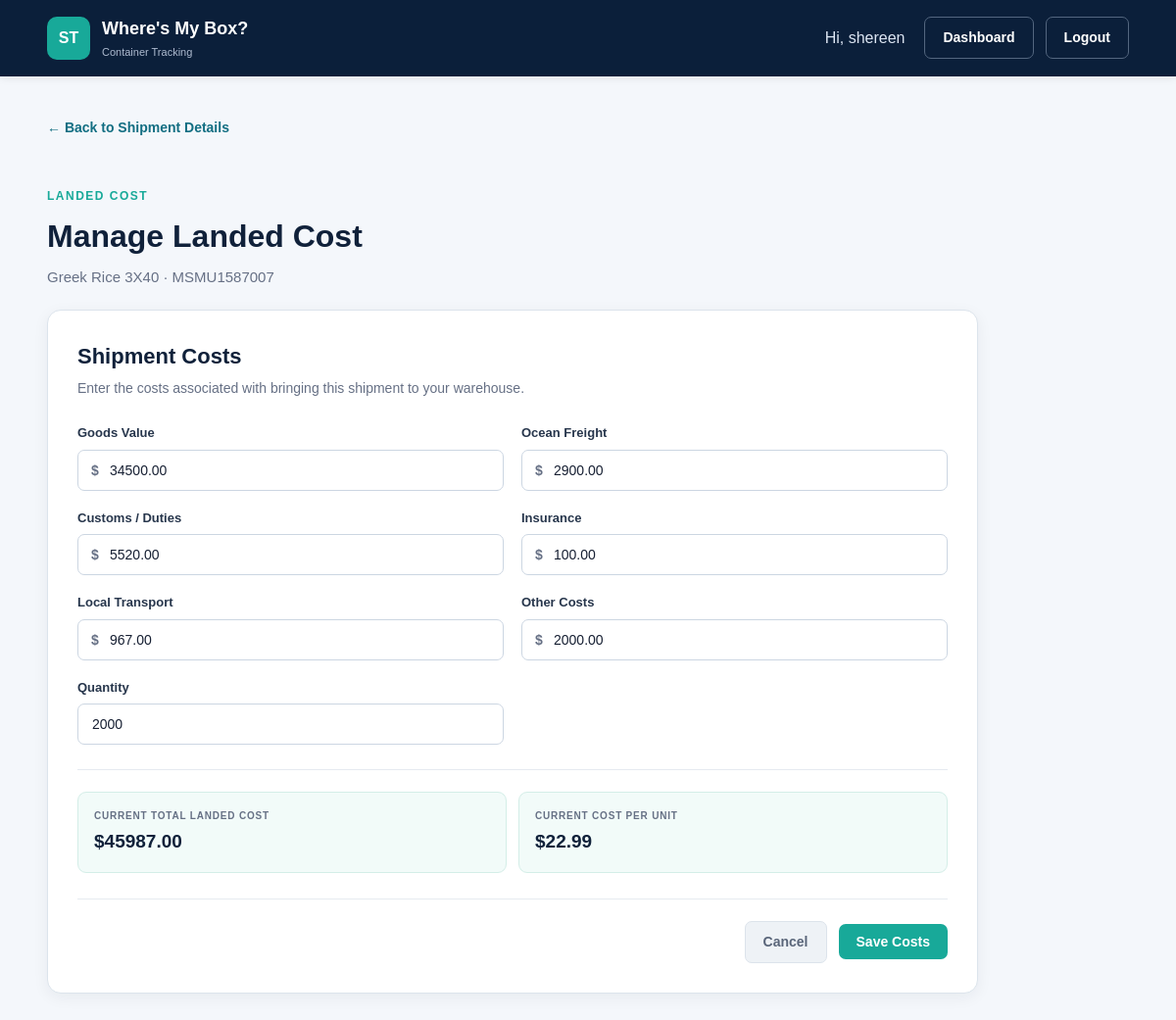
/shipments/1/landed-cost (signed in), run on the app's committed database.
### container_tracker_app/models.py (models this page shows, shortened)
class User(models.Model):
    firstname = models.CharField(
        max_length=255
    )
    lastname = models.CharField(
        max_length=255
    )
    email = models.CharField(
        max_length=255,
        unique=True
    )
    password = models.CharField(
        max_length=255
    )
    created_at = models.DateField(
        auto_now_add=True
    )
    updated_at = models.DateField(
        auto_now=True
    )
    objects = UserManager()

class Shipment(models.Model):
    name = models.CharField(
        max_length=100
    )
    number = models.CharField(
        max_length=20
    )
    status = models.CharField(
        max_length=100,
        default="Unknown"
    )
    eta = models.DateTimeField(
        null=True,
        blank=True
    )
    ata = models.DateTimeField(
        null=True,
        blank=True
    )
    vessel = models.CharField(
        max_length=150,
        blank=True
    )
    origin = models.CharField(
        max_length=150,
        blank=True
    )
    destination = models.CharField(
        max_length=150,
        blank=True
    )
    lastchecked = models.DateTimeField(
        null=True,
        blank=True
    )
    user = models.ForeignKey(
        User,
        related_name="shipments",
        on_delete=models.DO_NOTHING
    )
    created_at = models.DateField(
        auto_now_add=True
    )
    updated_at = models.DateField(
        auto_now=True
    )
    objects = shipmentManager()

class LandedCost(models.Model):
    shipment = models.OneToOneField(
        Shipment,
        related_name="landed_cost",
        on_delete=models.CASCADE
    )
    goods_value = models.DecimalField(
        max_digits=12,
        decimal_places=2,
        default=0
    )
    ocean_freight = models.DecimalField(
        max_digits=12,
        decimal_places=2,
        default=0
    )
    customs_duties = models.DecimalField(
        max_digits=12,
        decimal_places=2,
        default=0
    )
    insurance = models.DecimalField(
        max_digits=12,
        decimal_places=2,
        default=0
    )
    local_transport = models.DecimalField(
        max_digits=12,
        decimal_places=2,
        default=0
    )
    other_costs = models.DecimalField(
        max_digits=12,
        decimal_places=2,
        default=0
    )
    quantity = models.PositiveIntegerField(
        default=0
    )
    created_at = models.DateTimeField(
        auto_now_add=True
    )
    updated_at = models.DateTimeField(
        auto_now=True
    )
    def total_landed_cost(self):
        return (
            self.goods_value
            + self.ocean_freight
            + self.customs_duties
            + self.insurance
            + self.local_transport
            + self.other_costs
        )
    def cost_per_unit(self):
        if self.quantity == 0:
            return 0
        return (
            self.total_landed_cost()
            / self.quantity
        )

### container_tracker_app/views.py (the view, shortened to what this page needs)
def edit_landed_cost(
    request,
    shipment_id
):
    if "user_id" not in request.session:
        return redirect("/")
    user = User.objects.get(
        id=request.session["user_id"]
    )
    shipment = Shipment.objects.get(
        id=shipment_id
    )
    if shipment.user.id != user.id:
        return redirect(
            "view_shipment",
            shipment_id=shipment.id
        )
    landed_cost, created = (
        LandedCost.objects.get_or_create(
            shipment=shipment
        )
    )
    context = {
        "user": user,
        "shipment": shipment,
        "landed_cost": landed_cost
    }
    return render(
        request,
        "edit_landed_cost.html",
        context
    )

### container_tracker_app/templates/edit_landed_cost.html (shortened to what this page needs)
<!DOCTYPE html>
<html lang="en">
<head>
    {% load static %}
    <link
        rel="stylesheet"
        href="{% static 'css/style.css' %}"
    >
</head>
<body>
    <nav class="navbar">
        <div class="nav-container">
            <a
                href="{% url 'dashboard' %}"
                class="brand"
            >
                <div class="brand-icon">
                    ST
                </div>
                <div>
                    <span class="brand-name">
                        Where's My Box?
                    </span>
                    <span class="brand-subtitle">
                        Container Tracking
                    </span>
                </div>
            </a>
            <div class="nav-actions">
                <span class="welcome-user">
                    Hi, {{ user.firstname }}
                </span>
                <a
                    href="{% url 'dashboard' %}"
                    class="btn btn-outline"
                >
                    Dashboard
                </a>
                <a
                    href="{% url 'logout' %}"
                    class="btn btn-outline"
                >
                    Logout
                </a>
            </div>
        </div>
    </nav>
    <main class="page-container">
        <a
            href="{% url 'view_shipment' shipment.id %}"
            class="back-link"
        >
            ← Back to Shipment Details
        </a>
        <section class="cost-page-header">
            <p class="page-label">
                LANDED COST
            </p>
            <h1>
                Manage Landed Cost
            </h1>
            <p>
                {{ shipment.name }}
                ·
                {{ shipment.number }}
            </p>
        </section>
        <section class="cost-edit-card">
            <div class="cost-edit-header">
                <div>
                    <h2>
                        Shipment Costs
                    </h2>
                    <p>
                        Enter the costs associated with
                        bringing this shipment to your warehouse.
                    </p>
                </div>
            </div>
            <form
                action="{% url 'edit_landed_cost' shipment.id %}"
                method="POST"
            >
                <div class="cost-form-grid">
                    <div class="cost-form-group">
                        <label for="goods_value">
                            Goods Value
                        </label>
                        <div class="cost-input-wrapper">
                            <span class="cost-currency">
                            </span>
                            <input
                                type="number"
                                id="goods_value"
                                name="goods_value"
                                class="cost-input"
                                value="{{ landed_cost.goods_value }}"
                                min="0"
                                step="0.01"
                            >
                        </div>
                    </div>
                    <div class="cost-form-group">
                        <label for="ocean_freight">
                            Ocean Freight
                        </label>
                        <div class="cost-input-wrapper">
                            <span class="cost-currency">
                            </span>
                            <input
                                type="number"
                                id="ocean_freight"
                                name="ocean_freight"
                                class="cost-input"
                                value="{{ landed_cost.ocean_freight }}"
                                min="0"
                                step="0.01"
                            >
                        </div>
                    </div>
                    <div class="cost-form-group">
                        <label for="customs_duties">
                            Customs / Duties
                        </label>
                        <div class="cost-input-wrapper">
                            <span class="cost-currency">
                            </span>
                            <input
                                type="number"
                                id="customs_duties"
                                name="customs_duties"
                                class="cost-input"
                                value="{{ landed_cost.customs_duties }}"
                                min="0"
                                step="0.01"
                            >
                        </div>
                    </div>
                    <div class="cost-form-group">
                        <label for="insurance">
                            Insurance
                        </label>
                        <div class="cost-input-wrapper">
                            <span class="cost-currency">
                            </span>
                            <input
                                type="number"
                                id="insurance"
                                name="insurance"
                                class="cost-input"
                                value="{{ landed_cost.insurance }}"
                                min="0"
                                step="0.01"
                            >
                        </div>
                    </div>
                    <div class="cost-form-group">
                        <label for="local_transport">
                            Local Transport
                        </label>
                        <div class="cost-input-wrapper">
                            <span class="cost-currency">
                            </span>
                            <input
                                type="number"
                                id="local_transport"
                                name="local_transport"
                                class="cost-input"
                                value="{{ landed_cost.local_transport }}"
                                min="0"
                                step="0.01"
                            >
                        </div>
                    </div>
                    <div class="cost-form-group">
                        <label for="other_costs">
                            Other Costs
                        </label>
                        <div class="cost-input-wrapper">
                            <span class="cost-currency">
                            </span>
                            <input
                                type="number"
                                id="other_costs"
                                name="other_costs"
                                class="cost-input"
                                value="{{ landed_cost.other_costs }}"
                                min="0"
                                step="0.01"
                            >
                        </div>
                    </div>
                    <div class="cost-form-group">
                        <label for="quantity">
                            Quantity
                        </label>
                        <div class="cost-input-wrapper">
                            <input
                                type="number"
                                id="quantity"
                                name="quantity"
                                class="cost-input quantity-input"
                                value="{{ landed_cost.quantity }}"
                                min="0"
                                step="1"
                            >
                        </div>
                    </div>
                </div>
                <div class="cost-current-summary">
                    <div>
                        <span>
                            CURRENT TOTAL LANDED COST
                        </span>
                        <strong>
                            ${{ landed_cost.total_landed_cost|floatformat:2 }}
                        </strong>
                    </div>
                    <div>
                        <span>
                            CURRENT COST PER UNIT
                        </span>
                        <strong>
                            ${{ landed_cost.cost_per_unit|floatformat:2 }}
                        </strong>
                    </div>
                </div>
                <div class="cost-form-actions">
                    <a
                        href="{% url 'view_shipment' shipment.id %}"
                        class="btn btn-cancel"
                    >
                        Cancel
                    </a>
                    <button
                        type="submit"
                        class="btn btn-primary"
                    >
                        Save Costs
                    </button>
                </div>
            </form>
        </section>
    </main>
</body>
</html>

### data on the page
User: firstname "shereen"
Shipment: name "Greek Rice 3X40", number "MSMU1587007"
LandedCost: goods_value "34500.00", ocean_freight "2900.00", customs_duties "5520.00", insurance "100.00", local_transport "967.00", other_costs "2000.00", quantity "2000", total_landed_cost "45987.00", cost_per_unit "22.99"
